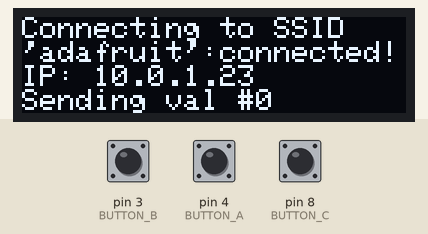
Simulated run of this sketch. Board: Teensy 4. Shown: 128×32 one-colour display. The inputs (shaded band) are chosen by the test bench; at power-on: pin 3 (BUTTON_B) HIGH, pin 8 (BUTTON_C) HIGH, pin 4 (BUTTON_A) HIGH. The display library's start-up logo is not drawn; what the sketch prints to the serial monitor is not drawn.

Above: at 2.2 s.
2.3 s: pin 3 (BUTTON_B) pulled LOW for 1 s
At 2.49 s:
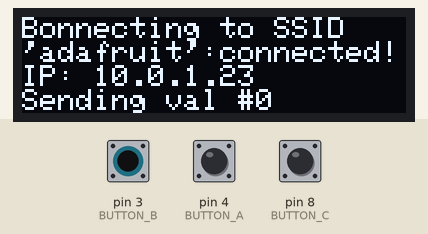
At 3.7 s:
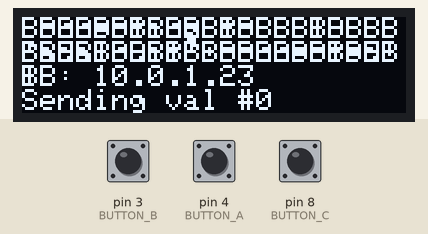
4.8 s: pin 8 (BUTTON_C) pulled LOW for 1 s
At 7.1 s:
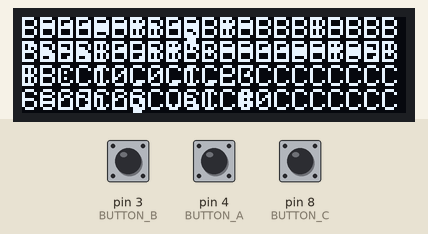
Timing chart, 0 to 8.6 s (numbered marks = the images above; inputs shaded):
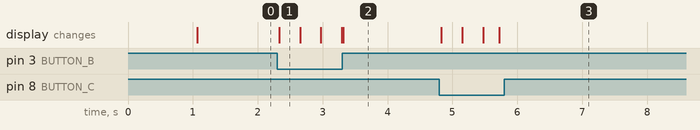

The sketch:

OLED-featherwing-test.ino
```cpp
#include <SPI.h>
#include <Wire.h>
#include <Adafruit_GFX.h>
#include <Adafruit_SSD1306.h>

Adafruit_SSD1306 display = Adafruit_SSD1306();

#if defined(ESP8266)
  #define BUTTON_A 0
  #define BUTTON_B 16
  #define BUTTON_C 2
  #define LED      0
#elif defined(ESP32)
  #define BUTTON_A 15
  #define BUTTON_B 32
  #define BUTTON_C 14
  #define LED      13
#elif defined(ARDUINO_STM32F2_FEATHER)
  #define BUTTON_A PA15
  #define BUTTON_B PC7
  #define BUTTON_C PC5
  #define LED PB5
#elif defined(TEENSYDUINO)
  #define BUTTON_A 4
  #define BUTTON_B 3
  #define BUTTON_C 8
  #define LED 13
#elif defined(ARDUINO_FEATHER52)
  #define BUTTON_A 31
  #define BUTTON_B 30
  #define BUTTON_C 27
  #define LED 17
#else // 32u4, M0, and 328p
  #define BUTTON_A 9
  #define BUTTON_B 6
  #define BUTTON_C 5
  #define LED      13
#endif

#if (SSD1306_LCDHEIGHT != 32)
 #error("Height incorrect, please fix Adafruit_SSD1306.h!");
#endif

void setup() {
  Serial.begin(9600);

  Serial.println("OLED FeatherWing test");
  // by default, we'll generate the high voltage from the 3.3v line internally! (neat!)
  display.begin(SSD1306_SWITCHCAPVCC, 0x3C);  // initialize with the I2C addr 0x3C (for the 128x32)
  // init done
  Serial.println("OLED begun");

  // Show image buffer on the display hardware.
  // Since the buffer is intialized with an Adafruit splashscreen
  // internally, this will display the splashscreen.
  display.display();
  delay(1000);

  // Clear the buffer.
  display.clearDisplay();
  display.display();

  Serial.println("IO test");

  pinMode(BUTTON_A, INPUT_PULLUP);
  pinMode(BUTTON_B, INPUT_PULLUP);
  pinMode(BUTTON_C, INPUT_PULLUP);

  // text display tests
  display.setTextSize(1);
  display.setTextColor(WHITE);
  display.setCursor(0,0);
  display.print("Connecting to SSID\n'adafruit':");
  display.print("connected!");
  display.println("IP: 10.0.1.23");
  display.println("Sending val #0");
  display.setCursor(0,0);
  display.display(); // actually display all of the above
}


void loop() {
  if (! digitalRead(BUTTON_A)) display.print("A");
  if (! digitalRead(BUTTON_B)) display.print("B");
  if (! digitalRead(BUTTON_C)) display.print("C");
  delay(10);
  yield();
  display.display();
}
```

Measured:
- after the input at 2.3 s, the display: changes at once (image 1)
- after the input at 4.8 s, the display: first changes at once (image 3 shows a later state)
